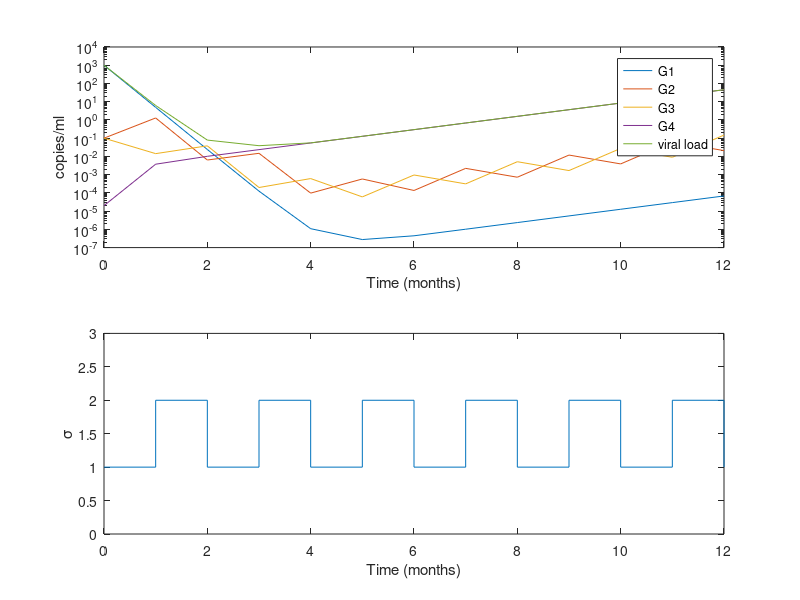

Write MATLAB code to recreate this figure.
%% Modeling and Control of Infectious Diseases in the Host with MATLAB and R
%% 7.11 SIMULATING THE MUTATION MODEL (7.2) FOR SCENARIO 1
%% Page 141

clear all; close all; clc
%% Set up system parameters.
mu=1e-04;                            % Mutation rate
M=[0 1 1 0;1 0 0 1;1 0 0 1;0 1 1 0]; % Mutation pattern
death_rate=0.24;                     % Viral clearance
Vinit=1000;                          % Initial condition

%% Time Simulation
dTsim=28;                            % Time step for simulations
Tmax=336;                            % Max simulation time
t=0:dTsim:Tmax; t=t';                % Time vector

%% Reproduction rates: Scenario 1
rho=[0.05,0.05;0.27,0.05;0.05, 0.27;0.27,0.27];    
R1=diag(rho(:,1)); R2=diag(rho(:,2));

%% State matrices
A1=R1-death_rate*eye(size(R1))+mu*M;
A2=R2-death_rate*eye(size(R2))+mu*M;

%% Initial Conditions
x11(1)=Vinit; x21(1)=x11(1)*mu; x31(1)=x11(1)*mu; 
x41(1)=x21(1)*mu+x31(1)*mu;
z=[x11(1);x21(1);x31(1);x41(1)];
[s,g]=min([x21(1) x31(1)]);
c1(1)=g;
if g==1 At=A1; else At=A2; end

%% Main cycle for Virologic Failure
%% If you want to use Virological Failure Treatment uncomment lines 39-42 and comment line 44
for k=1:length(t)-1;
    z=expm(At*dTsim)*z;
    x11(k+1)=z(1);x21(k+1)=z(2);x31(k+1)=z(3);x41(k+1)=z(4);
    %% Virological Failure   
%     if sum(z) > 1000 
%         if c1(1)==1 g=2; end
%         if c1(1)==2 g=1; end
%     end 
    %% Virological Failure 
    if g==1 g=2; else g=1; end 
    c1(k+1)=g;
    if g==1 At=A1; else At=A2;end
end

%% Plotting
figure(1); clf;
subplot(2,1,1);
semilogy(t/28,x11,t/28,x21,t/28,x31,t/28,x41,t/28,x11+x21+x31+x41); 
legend('G1','G2','G3','G4','viral load');
xlabel('Time (months)'); ylabel('copies/ml');subplot(2,1,2);
stairs(t/28,c1);
ylabel('\sigma'); xlabel('Time (months)');axis([0,Tmax/28,0,3]);

